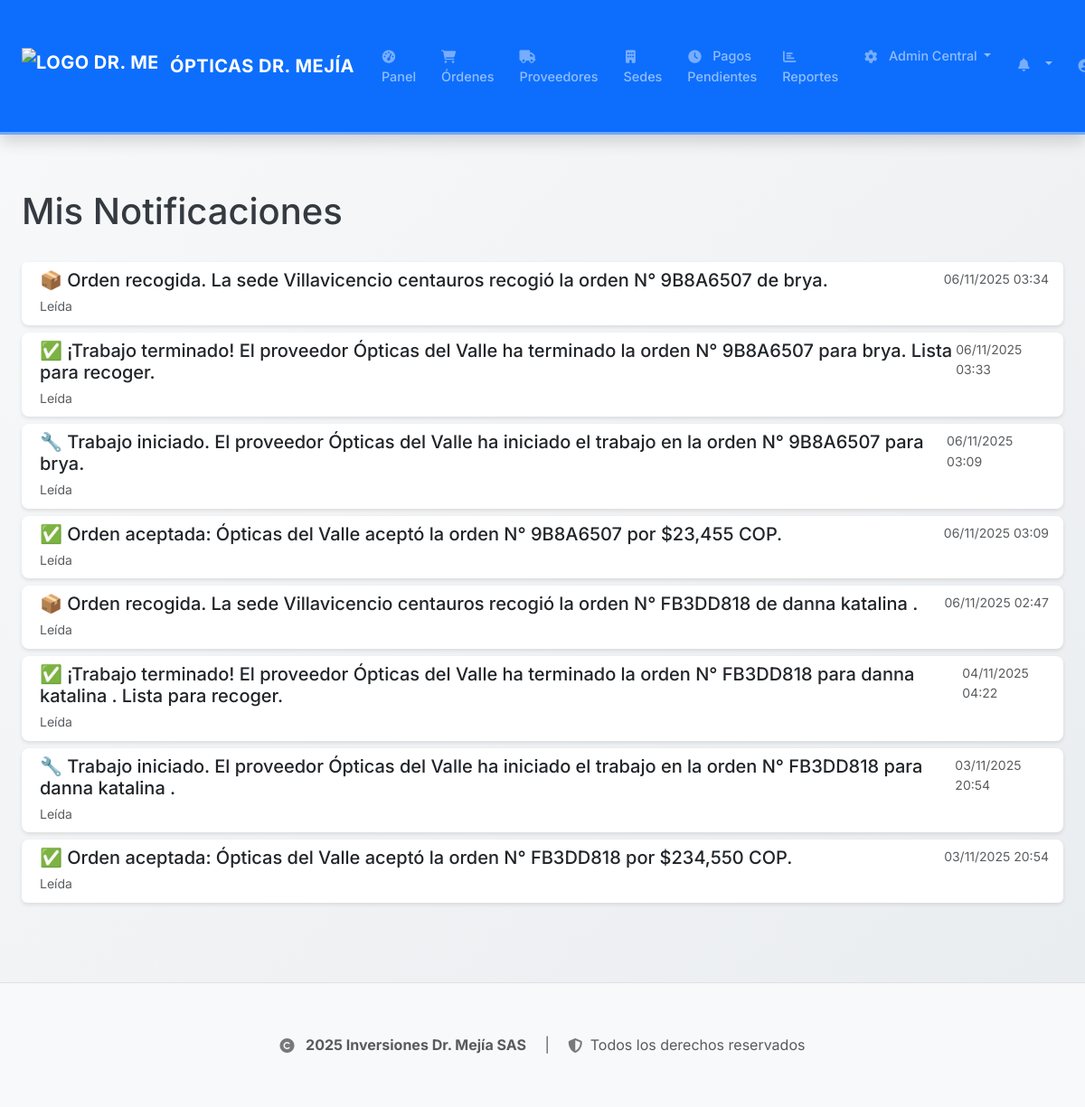
The app's page /notifications (signed in), older data.
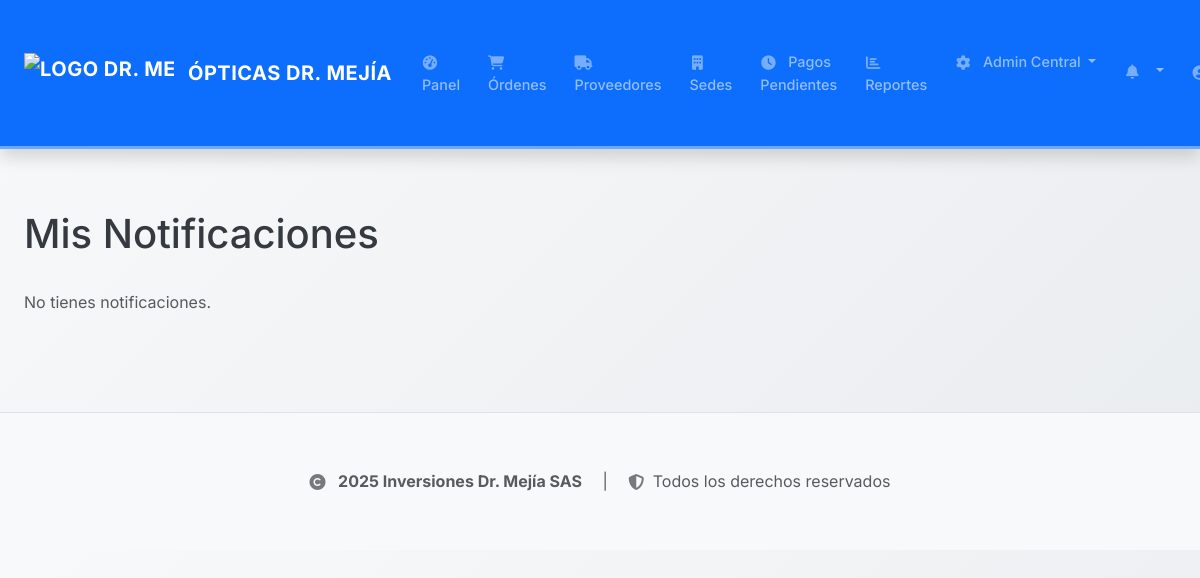
The same page, newer data.
### backend/app/models.py (models this page shows, shortened)
class Notification(db.Model):
    id = db.Column(db.Integer, primary_key=True)
    user_id = db.Column(db.Integer, db.ForeignKey('user.id'), nullable=False)
    user = db.relationship('User', backref='notifications')
    message = db.Column(db.String(512), nullable=False)
    is_read = db.Column(db.Boolean, default=False)
    created_at = db.Column(db.DateTime, default=datetime.utcnow)
    work_order_id = db.Column(db.Integer, db.ForeignKey('work_order.id'), nullable=True)
    work_order = db.relationship('WorkOrder', backref='notifications_related', foreign_keys=[work_order_id])

### backend/app/routes.py (the view)
@bp.route('/notifications')
@login_required
def view_notifications():
    notifications = Notification.query.filter_by(user_id=current_user.id).order_by(Notification.created_at.desc()).limit(20).all()
    for notif in notifications:
        if not notif.is_read:
            notif.is_read = True
    db.session.commit()
    return render_template('notifications/list.html', title='Mis Notificaciones', notifications=notifications)

### backend/app/models.py (called while the page is built)
@login_manager.user_loader
def load_user(user_id):
    return User.query.get(int(user_id))

### backend/app/routes.py (called while the page is built, shortened)
@bp.context_processor
def inject_notifications():
    if current_user.is_authenticated:
        unread_notifications_count = Notification.query.filter_by(user_id=current_user.id, is_read=False).count()
        latest_notifications = Notification.query.filter_by(user_id=current_user.id).order_by(Notification.created_at.desc()).limit(5).all()
        sede_messages_count = 0
        return dict(
            unread_notifications_count=unread_notifications_count,
            latest_notifications=latest_notifications,
            sede_messages_count=sede_messages_count
        )
    return dict(unread_notifications_count=0, latest_notifications=[])

### frontend/templates/notifications/list.html (shortened to what this page needs)
{% extends "base.html" %}
{% block content %}
    <h1 class="mb-4">Mis Notificaciones</h1>
    {% if notifications %}
        <div class="list-group">
            {% for notification in notifications %}
                <a href="{{ url_for('main.view_order', order_id=notification.work_order_id) if notification.work_order_id else '#' }}"
                   class="list-group-item list-group-item-action {% if not notification.is_read %}fw-bold{% endif %} {% if '⚠️' in notification.message %}list-group-item-danger{% endif %}"
                   {% if '⚠️' in notification.message and not notification.is_read %}style="background-color: #f8d7da; border-color: #f5c2c7;"{% endif %}>
                    <div class="d-flex w-100 justify-content-between align-items-start">
                        <h5 class="mb-1">
                            {{ notification.message }}
                        </h5>
                        <small class="text-muted">{{ notification.created_at.strftime('%d/%m/%Y %H:%M') }}</small>
                    </div>
                    <small class="text-muted">
                        {% if notification.is_read %}Leída{% else %}Sin leer{% endif %}
                    </small>
                </a>
            {% endfor %}
        </div>
    {% else %}
        <p class="text-muted">No tienes notificaciones.</p>
    {% endif %}
{% endblock %}

Row changes from the older to the newer data that the page shows:
removed Notification: message "📦 Orden recogida. La sede Villavicencio centauros recogió la orden N° 9B8A6507 de brya.", created_at "06/11/2025 03:34", is_read "Leída"
removed Notification: message "✅ ¡Trabajo terminado! El proveedor Ópticas del Valle ha terminado la orden N° 9B8A6507 para brya. Lista para recoger.", created_at "06/11/2025 03:33", is_read "Leída"
removed Notification: message "🔧 Trabajo iniciado. El proveedor Ópticas del Valle ha iniciado el trabajo en la orden N° 9B8A6507 para brya.", created_at "06/11/2025 03:09", is_read "Leída"
removed Notification: message "✅ Orden aceptada: Ópticas del Valle aceptó la orden N° 9B8A6507 por $23,455 COP.", created_at "06/11/2025 03:09", is_read "Leída"
removed Notification: message "📦 Orden recogida. La sede Villavicencio centauros recogió la orden N° FB3DD818 de danna katalina .", created_at "06/11/2025 02:47", is_read "Leída"
removed Notification: message "✅ ¡Trabajo terminado! El proveedor Ópticas del Valle ha terminado la orden N° FB3DD818 para danna katalina . Lista para recoger.", created_at "04/11/2025 04:22", is_read "Leída"
removed Notification: message "🔧 Trabajo iniciado. El proveedor Ópticas del Valle ha iniciado el trabajo en la orden N° FB3DD818 para danna katalina .", created_at "03/11/2025 20:54", is_read "Leída"
removed Notification: message "✅ Orden aceptada: Ópticas del Valle aceptó la orden N° FB3DD818 por $234,550 COP.", created_at "03/11/2025 20:54", is_read "Leída"
Text that changed along with them:
text now shown: "No tienes notificaciones."
